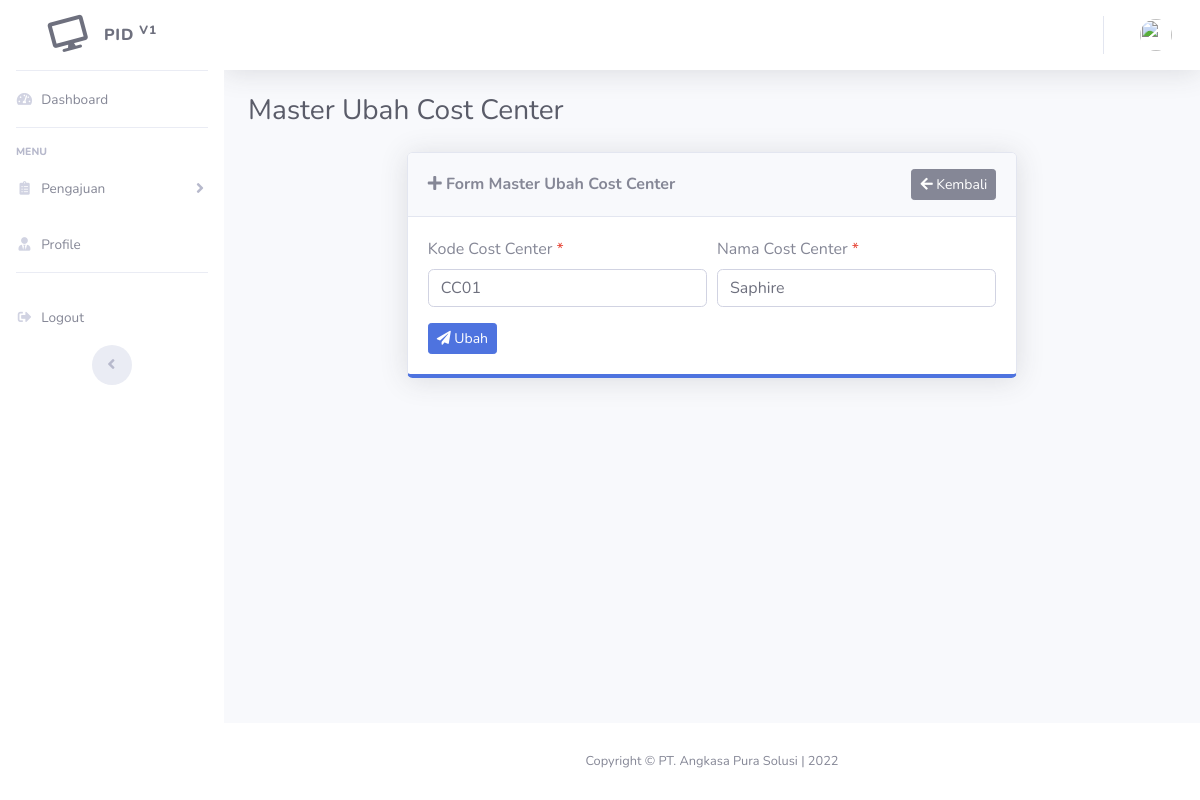
/master/cost/center/ubah/3, run on an earlier commit of the app's database.
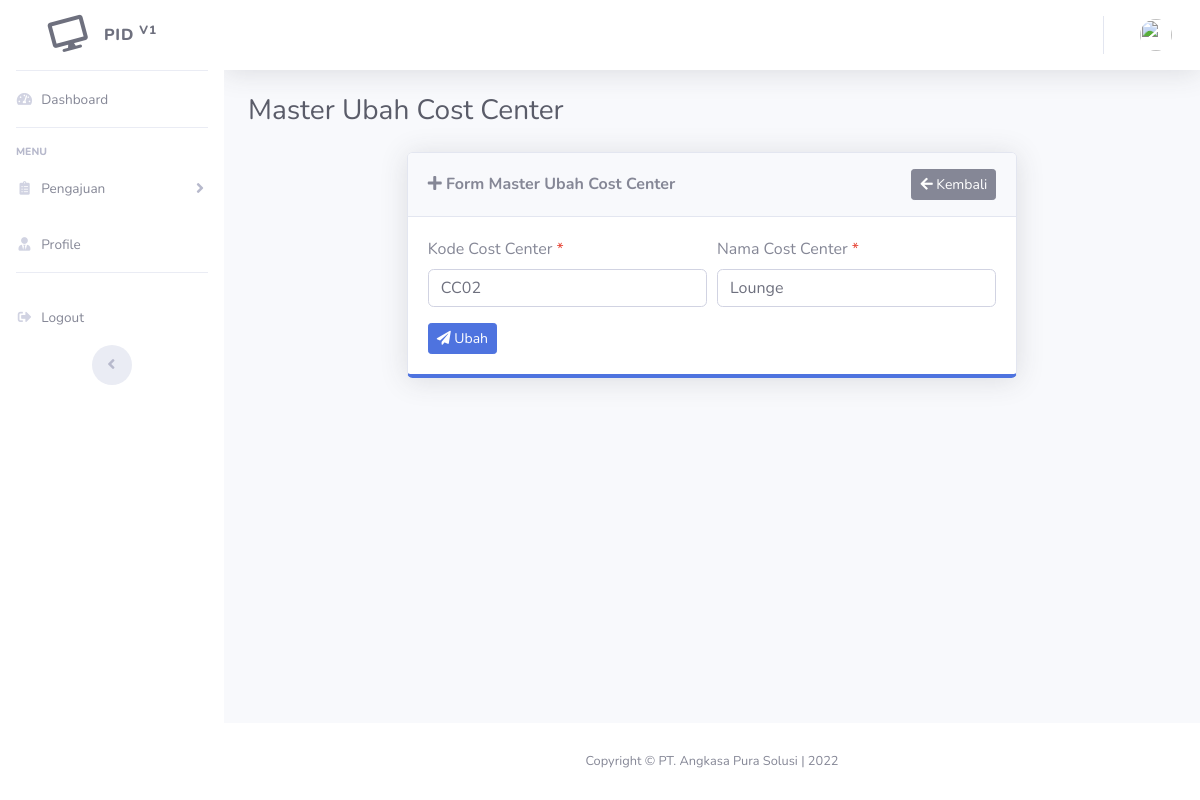
And on a later commit of the database.
### tables this page shows
CREATE TABLE `tb_cost_center` (
  `id_cost_center` int(11) NOT NULL,
  `kode_cost_center` varchar(225) NOT NULL,
  `nama_cost_center` varchar(225) NOT NULL
);

### application/controllers/master/cost/Center.php (called while the page is built, shortened)
<?php
class Center extends CI_Controller
{
    public function __construct()
    {
        $this->load->model('Core_Model', 'core');
    }
    public function ubah($id)
    {
        $data = [
            'title' => 'Master Ubah Cost Center',
            'data_cost_center' => $this->core->select('tb_cost_center', ['id_cost_center' => $id])
        ];
        $this->load->view('layout/header', $data);
        $this->load->view('layout/sidebar');
        $this->load->view('layout/topbar');
        $this->load->view('master/cost/center/ubah', $data);
        $this->load->view('layout/footer');
    }
}

### index.php (called while the page is built, shortened)
<?php
require_once BASEPATH.'core/CodeIgniter.php';

### application/models/Core_Model.php (called while the page is built, shortened)
<?php
class Core_Model extends CI_Model
{
	public function select($table, $where)
	{
		return $this->db->get_where($table, $where)->row();
	}
}

### application/views/master/cost/center/ubah.php (the view, shortened to what this page needs)
<div class="container-fluid">
    <div class="d-sm-flex align-items-center justify-content-between mb-4">
        <h1 class="h3 mb-0 text-gray-800"><?= $title ?></h1>
    </div>
    <div class="row justify-content-center">
        <div class="col-lg-10 col-xl-8">
            <div class="card shadow mb-4 border-bottom-primary">
                <div class="card-header py-3">
                    <div class="row">
                        <div class="col-lg-8 my-auto">
                            <h6 class="m-0 font-weight-bold text-grey-700"><i class="fas fa-plus"></i> Form <?= $title ?></h6>
                        </div>
                        <div class="col-lg">
                            <h6 class="m-0 font-weight-bold"><a href="<?= base_url('master/cost/center') ?>" class="btn btn-sm btn-secondary float-right"><i class="fas fa-arrow-left"></i> Kembali</a></h6>
                        </div>
                    </div>
                </div>
                <div class="card-body">
                    <form method="POST" action="<?= base_url('master/cost/center/proses_ubah/') . $data_cost_center->id_cost_center ?>">
                        <div class="form-group form-row">
                            <div class="col-lg-6">
                                <label for="kode_cost_center">Kode Cost Center <span class="text-danger">*</span></label>
                                <input type="text" name="kode_cost_center" class="form-control" value="<?= $data_cost_center->kode_cost_center; ?>" id="kode_cost_center" autofocus>
                            </div>
                            <div class="col-lg-6">
                                <label for="nama_cost_center">Nama Cost Center <span class="text-danger">*</span></label>
                                <input type="text" name="nama_cost_center" class="form-control" value="<?= $data_cost_center->nama_cost_center; ?>" id="nama_cost_center" autofocus>
                            </div>
                        </div>
                        <button type="submit" class="btn btn-sm btn-primary"><i class="fas fa-paper-plane"></i> Ubah</button>
                    </form>
                </div>
            </div>
        </div>
    </div>
</div>

What changed in the data, as far as the page shows it:
changed tb_cost_center: kode_cost_center "CC01" → "CC02"; nama_cost_center "Saphire" → "Lounge"
